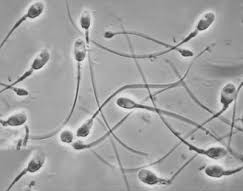
#> input picture sample_sperm_16.jpeg, 243 x 191 px
$ python -i detector.py   (imports and definitions only)   (older library calls are emulated)
#> lines starting #> are read from the running program, lines starting #| are printed output that depends on the picture; after the words box and inside, x2 and y2 are one past the last pixel; in counts of white or black regions, pixels touching at a corner belong together
import cv2
import numpy as np
import math


def _odd(value):
    value = int(round(value))
    if value < 3:
        value = 3
    return value if value % 2 == 1 else value + 1


def _safe_percentile(image, p):
    values = image.reshape(-1)
    return float(np.percentile(values, p))


def _line_kernel(length, angle_degree):
    length = _odd(length)
    kernel = np.zeros((length, length), dtype=np.uint8)
    center = length // 2

    angle = np.deg2rad(angle_degree)
    dx = int(np.cos(angle) * center)
    dy = int(np.sin(angle) * center)

    cv2.line(
        kernel,
        (center - dx, center - dy),
        (center + dx, center + dy),
        1,
        1
    )

    return kernel


def _skeletonize(binary):
    binary = (binary > 0).astype(np.uint8) * 255
    skeleton = np.zeros(binary.shape, dtype=np.uint8)
    element = cv2.getStructuringElement(cv2.MORPH_CROSS, (3, 3))
    image = binary.copy()

    max_iter = 300
    iteration = 0

    while True:
        eroded = cv2.erode(image, element)
        opened = cv2.dilate(eroded, element)
        temp = cv2.subtract(image, opened)
        skeleton = cv2.bitwise_or(skeleton, temp)
        image = eroded.copy()
        iteration += 1

        if cv2.countNonZero(image) == 0 or iteration > max_iter:
            break

    return skeleton


def _remove_border(binary, border_ratio=0.01):
    h, w = binary.shape[:2]
    border = max(2, int(min(h, w) * border_ratio))
    cleaned = binary.copy()
    cleaned[:border, :] = 0
    cleaned[-border:, :] = 0
    cleaned[:, :border] = 0
    cleaned[:, -border:] = 0
    return cleaned


def _preprocess(image_rgb):
    gray = cv2.cvtColor(image_rgb, cv2.COLOR_RGB2GRAY)

    # Koreksi background tidak rata.
    h, w = gray.shape[:2]
    bg_kernel = _odd(max(31, min(h, w) * 0.18))
    background = cv2.medianBlur(gray, bg_kernel)
    corrected = cv2.addWeighted(gray, 1.45, background, -0.45, 15)

    # CLAHE untuk memperjelas detail kepala dan ekor.
    clahe = cv2.createCLAHE(
        clipLimit=2.2,
        tileGridSize=(8, 8)
    )
    enhanced = clahe.apply(corrected)
    enhanced = cv2.GaussianBlur(enhanced, (3, 3), 0)

    return gray, enhanced


def _enhance_head_blackhat(enhanced_gray):
    h, w = enhanced_gray.shape[:2]

    # Beberapa ukuran kernel agar tahan terhadap variasi pembesaran.
    base = min(h, w)
    kernel_sizes = [
        _odd(max(7, base * 0.045)),
        _odd(max(11, base * 0.070)),
        _odd(max(15, base * 0.095)),
    ]

    response = np.zeros_like(enhanced_gray)

    for size in kernel_sizes:
        kernel = cv2.getStructuringElement(
            cv2.MORPH_ELLIPSE,
            (size, size)
        )
        blackhat = cv2.morphologyEx(enhanced_gray, cv2.MORPH_BLACKHAT, kernel)
        response = np.maximum(response, blackhat)

    response = cv2.normalize(response, None, 0, 255, cv2.NORM_MINMAX).astype(np.uint8)
    response = cv2.convertScaleAbs(response, alpha=1.9, beta=0)
    response = cv2.GaussianBlur(response, (3, 3), 0)

    return response


def _enhance_tail_blackhat(enhanced_gray):
    h, w = enhanced_gray.shape[:2]
    base = min(h, w)

    # Multi-length dan multi-angle untuk ekor yang melengkung/beda arah.
    lengths = [
        _odd(max(15, base * 0.09)),
        _odd(max(21, base * 0.14)),
        _odd(max(27, base * 0.19)),
    ]

    response = np.zeros_like(enhanced_gray)

    for length in lengths:
        for angle in range(0, 180, 15):
            kernel = _line_kernel(length, angle)
            blackhat = cv2.morphologyEx(enhanced_gray, cv2.MORPH_BLACKHAT, kernel)
            response = np.maximum(response, blackhat)

    response = cv2.normalize(response, None, 0, 255, cv2.NORM_MINMAX).astype(np.uint8)
    response = cv2.convertScaleAbs(response, alpha=2.1, beta=0)
    response = cv2.GaussianBlur(response, (3, 3), 0)

    return response


def _auto_threshold(image, percentile, minimum):
    value = max(minimum, _safe_percentile(image, percentile))
    _, binary = cv2.threshold(image, value, 255, cv2.THRESH_BINARY)
    return binary


def _make_head_binary(head_blackhat):
    # Gabungan threshold adaptif + percentile agar lebih robust.
    p_bin = _auto_threshold(head_blackhat, 88, 18)

    adaptive = cv2.adaptiveThreshold(
        head_blackhat,
        255,
        cv2.ADAPTIVE_THRESH_GAUSSIAN_C,
        cv2.THRESH_BINARY,
        _odd(max(15, min(head_blackhat.shape[:2]) * 0.09)),
        -2
    )

    binary = cv2.bitwise_and(p_bin, adaptive)

    kernel3 = cv2.getStructuringElement(cv2.MORPH_ELLIPSE, (3, 3))
    kernel5 = cv2.getStructuringElement(cv2.MORPH_ELLIPSE, (5, 5))

    binary = cv2.morphologyEx(binary, cv2.MORPH_OPEN, kernel3, iterations=1)
    binary = cv2.morphologyEx(binary, cv2.MORPH_CLOSE, kernel5, iterations=1)
    binary = _remove_border(binary)

    return binary


def _make_tail_binary(tail_blackhat):
    p_bin = _auto_threshold(tail_blackhat, 81, 11)

    adaptive = cv2.adaptiveThreshold(
        tail_blackhat,
        255,
        cv2.ADAPTIVE_THRESH_GAUSSIAN_C,
        cv2.THRESH_BINARY,
        _odd(max(17, min(tail_blackhat.shape[:2]) * 0.11)),
        -3
    )

    binary = cv2.bitwise_or(p_bin, adaptive)

    kernel2 = cv2.getStructuringElement(cv2.MORPH_RECT, (2, 2))
    binary = cv2.morphologyEx(binary, cv2.MORPH_OPEN, kernel2, iterations=1)
    binary = _remove_border(binary)

    return binary


def _component_shape_score(w, h, area):
    bbox_area = max(1, w * h)
    extent = area / bbox_area
    aspect = max(w / max(h, 1), h / max(w, 1))

    # Kepala/badan sperma biasanya oval, bukan garis sangat panjang.
    score = 1.0

    if aspect > 4.0:
        score *= 0.25
    elif aspect > 3.0:
        score *= 0.55

    if extent < 0.15:
        score *= 0.60
    elif extent > 0.95:
        score *= 0.75

    return score


def _extract_head_candidates(gray, head_blackhat, head_binary):
    image_h, image_w = gray.shape[:2]
    image_area = image_h * image_w
    base = min(image_h, image_w)

    num_labels, labels, stats, centroids = cv2.connectedComponentsWithStats(head_binary)

    candidates = []

    min_area = max(6, image_area * 0.00009)
    max_area = max(70, image_area * 0.012)

    for label_id in range(1, num_labels):
        x, y, w, h, area = stats[label_id]

        if area < min_area or area > max_area:
            continue

        if w < 3 or h < 3:
            continue

        if w > image_w * 0.28 or h > image_h * 0.28:
            continue

        shape_score = _component_shape_score(w, h, area)
        if shape_score < 0.30:
            continue

        cx, cy = centroids[label_id]
        radius = int(max(w, h) / 2) + max(2, int(base * 0.006))

        roi = gray[
            max(0, int(cy - radius)):min(image_h, int(cy + radius + 1)),
            max(0, int(cx - radius)):min(image_w, int(cx + radius + 1))
        ]

        if roi.size == 0:
            continue

        dark_score = 255 - float(np.mean(roi))
        blackhat_score = float(np.mean(head_blackhat[labels == label_id]))

        # Penalti noise yang terlalu kecil/terlalu putih.
        if blackhat_score < 8 and dark_score < 35:
            continue

        score = (
            blackhat_score * 1.00 +
            dark_score * 0.16 +
            math.sqrt(area) * 1.35
        ) * shape_score

        candidates.append(
            {
                "x": float(cx),
                "y": float(cy),
                "r": int(radius),
                "area": int(area),
                "score": float(score),
                "bbox": (int(x), int(y), int(w), int(h))
            }
        )

    candidates = sorted(candidates, key=lambda item: item["score"], reverse=True)
    merged = []

    for candidate in candidates:
        is_duplicate = False

        for saved in merged:
            distance = math.hypot(candidate["x"] - saved["x"], candidate["y"] - saved["y"])
            min_distance = max(5, 0.58 * (candidate["r"] + saved["r"]))

            if distance < min_distance:
                is_duplicate = True
                break

        if not is_duplicate:
            merged.append(candidate)

    return merged


def _tail_statistics_for_candidate(candidate, tail_skeleton, image_shape):
    image_h, image_w = image_shape[:2]
    cx = candidate["x"]
    cy = candidate["y"]
    radius = candidate["r"]

    base = min(image_h, image_w)
    max_tail_distance = max(22, int(base * 0.33))
    min_tail_distance = max(radius + 1, int(base * 0.012))

    x1 = max(0, int(cx - max_tail_distance))
    x2 = min(image_w, int(cx + max_tail_distance + 1))
    y1 = max(0, int(cy - max_tail_distance))
    y2 = min(image_h, int(cy + max_tail_distance + 1))

    local = tail_skeleton[y1:y2, x1:x2]

    if local.size == 0:
        return 0, 0, 0

    ys, xs = np.where(local > 0)

    if len(xs) == 0:
        return 0, 0, 0

    xs = xs + x1
    ys = ys + y1

    distances = np.sqrt((xs - cx) ** 2 + (ys - cy) ** 2)

    valid = (distances > min_tail_distance) & (distances < max_tail_distance)
    near = (distances > radius) & (distances < radius + max(9, int(base * 0.035)))

    tail_pixels = int(np.sum(valid))
    near_head_pixels = int(np.sum(near))
    max_reach = float(np.max(distances[valid])) if tail_pixels > 0 else 0.0

    return tail_pixels, near_head_pixels, max_reach


def _validate_head_tail_pair(candidates, tail_skeleton, image_shape):
    image_h, image_w = image_shape[:2]
    base = min(image_h, image_w)

    min_tail_pixels = max(3, int(base * 0.018))
    min_tail_reach = max(10, int(base * 0.045))

    detections = []

    for candidate in candidates:
        tail_pixels, near_head_pixels, max_reach = _tail_statistics_for_candidate(
            candidate,
            tail_skeleton,
            image_shape
        )

        valid_tail = (
            tail_pixels >= min_tail_pixels and
            max_reach >= min_tail_reach and
            near_head_pixels >= 1
        )

        if valid_tail:
            item = dict(candidate)
            item["tail_pixels"] = int(tail_pixels)
            item["near_head_pixels"] = int(near_head_pixels)
            item["tail_reach"] = round(float(max_reach), 1)
            detections.append(item)

    # Fallback untuk gambar buram: koneksi ekor sering putus, jadi near_head dibuat lebih longgar.
    if len(detections) < max(2, int(len(candidates) * 0.30)):
        detections = []

        for candidate in candidates:
            tail_pixels, near_head_pixels, max_reach = _tail_statistics_for_candidate(
                candidate,
                tail_skeleton,
                image_shape
            )

            if tail_pixels >= max(2, min_tail_pixels - 1) and max_reach >= min_tail_reach:
                item = dict(candidate)
                item["tail_pixels"] = int(tail_pixels)
                item["near_head_pixels"] = int(near_head_pixels)
                item["tail_reach"] = round(float(max_reach), 1)
                detections.append(item)

    detections = sorted(detections, key=lambda item: (item["y"], item["x"]))

    return detections


def count_sperm(image_rgb):
    gray, enhanced_gray = _preprocess(image_rgb)

    head_blackhat = _enhance_head_blackhat(enhanced_gray)
    tail_blackhat = _enhance_tail_blackhat(enhanced_gray)

    head_binary = _make_head_binary(head_blackhat)
    tail_binary = _make_tail_binary(tail_blackhat)
    tail_skeleton = _skeletonize(tail_binary)

    # Dilasi tipis agar ekor putus-putus masih terbaca sebagai indikasi ekor.
    tail_skeleton_for_validation = cv2.dilate(
        tail_skeleton,
        cv2.getStructuringElement(cv2.MORPH_ELLIPSE, (3, 3)),
        iterations=1
    )

    candidates = _extract_head_candidates(
        gray=gray,
        head_blackhat=head_blackhat,
        head_binary=head_binary
    )

    detections = _validate_head_tail_pair(
        candidates=candidates,
        tail_skeleton=tail_skeleton_for_validation,
        image_shape=gray.shape
    )

    table = []

    for index, item in enumerate(detections, start=1):
        table.append(
            {
                "No": index,
                "X": int(round(item["x"])),
                "Y": int(round(item["y"])),
                "Radius Kepala/Badan": int(item["r"]),
                "Area Kepala/Badan": int(item["area"]),
                "Piksel Ekor": int(item.get("tail_pixels", 0)),
                "Jangkauan Ekor": item.get("tail_reach", 0),
                "Score": round(float(item["score"]), 2)
            }
        )

    debug = {
        "Gray": gray,
        "Enhanced": enhanced_gray,
        "Black-hat Kepala/Badan": head_blackhat,
        "Binary Kepala/Badan": head_binary,
        "Black-hat Ekor": tail_blackhat,
        "Skeleton Ekor": tail_skeleton
    }

    return {
        "count": len(detections),
        "detections": detections,
        "candidates": candidates,
        "table": table,
        "debug": debug
    }


# [102 lines left out: functions draw_detection, _to_rgb, make_debug_grid, image_quality_report, not called in this run]

>>> import cv2
>>> picture = cv2.cvtColor(cv2.imread('sample_sperm_16.jpeg'), cv2.COLOR_BGR2RGB)
#> picture is the input picture: shape (191, 243, 3); min 42, max 235, mean 161.1
>>> result = count_sperm(picture)
#> after the loop in _enhance_tail_blackhat, `for length in lengths:`:
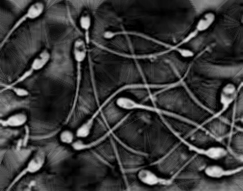
#> response: shape (191, 243); min 0, max 235, mean 57.1
#> in _enhance_tail_blackhat, `response = cv2.GaussianBlur(response, (3, 3), 0)`:
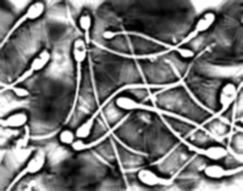
#> response: shape (191, 243); min 0, max 255, mean 119.6
#> in _auto_threshold, `value = max(minimum, _safe_percentile(image, percentile))`: value = 170
#> in _auto_threshold, `_, binary = cv2.threshold(image, value, 255, cv2.THRESH_BINARY)`: binary: shape (191, 243); 11.9% white; 67 white regions (37 under 20 px), largest, box (x1, y1, x2, y2) and area: (77, 78, 237, 141) 1436, (146, 14, 214, 57) 419, (161, 117, 227, 159) 353
#> in _make_head_binary, `adaptive = cv2.adaptiveThreshold( head_blackhat, 255, cv2.ADAPTIVE_THR..`:
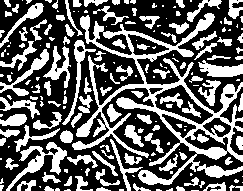
#> adaptive: shape (191, 243); 38.2% white; 190 white regions (83 under 20 px), largest, box (x1, y1, x2, y2) and area: (72, 13, 243, 185) 6142, (6, 142, 67, 191) 775, (0, 49, 49, 96) 470
#> in _make_head_binary, `binary = cv2.bitwise_and(p_bin, adaptive)`: binary: shape (191, 243); 11.8% white; 67 white regions (37 under 20 px), largest, box (x1, y1, x2, y2) and area: (77, 78, 237, 141) 1424, (146, 14, 214, 57) 419, (161, 117, 227, 159) 353
#> in _make_head_binary, `kernel3 = cv2.getStructuringElement(cv2.MORPH_ELLIPSE, (3, 3))`: kernel3 = [[0, 1, 0], [1, 1, 1], [0, 1, 0]]
#> in _make_head_binary, `kernel5 = cv2.getStructuringElement(cv2.MORPH_ELLIPSE, (5, 5))`: kernel5 = [[0, 0, 1, 0, 0], [1, 1, 1, 1, 1], [1, 1, 1, 1, 1], [1, 1, 1, 1, 1], [0, 0, 1, 0, 0]]
#> in _make_head_binary, `binary = cv2.morphologyEx(binary, cv2.MORPH_OPEN, kernel3, iterations=1)`: binary: shape (191, 243); 10.5% white; 62 white regions (23 under 20 px), largest, box (x1, y1, x2, y2) and area: (117, 98, 196, 125) 373, (168, 126, 227, 159) 328, (207, 84, 237, 122) 283
#> in _make_head_binary, `binary = cv2.morphologyEx(binary, cv2.MORPH_CLOSE, kernel5, iterations..`: binary: shape (191, 243); 10.9% white; 43 white regions (16 under 20 px), largest, box (x1, y1, x2, y2) and area: (189, 84, 243, 131) 483, (117, 98, 209, 140) 455, (76, 83, 160, 137) 390
#> in _remove_border, `cleaned[:, -border:] = 0`: cleaned: shape (191, 243); 10.8% white; 42 white regions (15 under 20 px), largest, box (x1, y1, x2, y2) and area: (189, 84, 241, 131) 480, (117, 98, 209, 140) 455, (76, 83, 160, 137) 390
#> in _auto_threshold (call 2), `_, binary = cv2.threshold(image, value, 255, cv2.THRESH_BINARY)`: binary: shape (191, 243); 19% white; 74 white regions (29 under 20 px), largest, box (x1, y1, x2, y2) and area: (77, 78, 243, 142) 1790, (120, 14, 214, 59) 475, (0, 126, 34, 168) 455
#> in _make_tail_binary, `adaptive = cv2.adaptiveThreshold( tail_blackhat, 255, cv2.ADAPTIVE_THR..`: adaptive: shape (191, 243); 44.2% white; 135 white regions (53 under 20 px), largest, box (x1, y1, x2, y2) and area: (72, 13, 243, 186) 6172, (0, 125, 72, 191) 1542, (12, 0, 123, 76) 1524
#> in _make_tail_binary, `binary = cv2.bitwise_or(p_bin, adaptive)`: binary: shape (191, 243); 44.5% white; 134 white regions (52 under 20 px), largest, box (x1, y1, x2, y2) and area: (72, 13, 243, 186) 6196, (0, 125, 72, 191) 1571, (12, 0, 123, 76) 1529
#> in _make_tail_binary, `binary = cv2.morphologyEx(binary, cv2.MORPH_OPEN, kernel2, iterations=1)`: binary: shape (191, 243); 43.9% white; 124 white regions (34 under 20 px), largest, box (x1, y1, x2, y2) and area: (73, 14, 243, 187) 5963, (0, 126, 73, 191) 1591, (13, 0, 124, 77) 1550
#> in _remove_border (call 2), `cleaned[:, -border:] = 0`: cleaned: shape (191, 243); 41.7% white; 119 white regions (32 under 20 px), largest, box (x1, y1, x2, y2) and area: (73, 14, 241, 187) 5892, (2, 126, 73, 189) 1524, (13, 2, 124, 77) 1472
#> after the loop in _skeletonize, `while True:`: eroded: shape (191, 243); every value is 0
#> after the loop in _skeletonize, `while True:`:
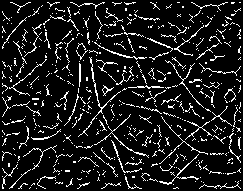
#> skeleton: shape (191, 243); 11% white in thin lines or dots
#> after the loop in _skeletonize, `while True:`: iteration = 10
#> in count_sperm, `tail_skeleton_for_validation = cv2.dilate( tail_skeleton, cv2.getStruc..`: tail_skeleton_for_validation: shape (191, 243); 30.8% white in thin lines or dots
#> in _extract_head_candidates, `num_labels, labels, stats, centroids = cv2.connectedComponentsWithStat..`:
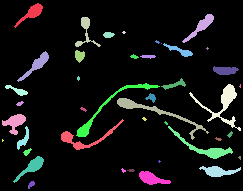
#> labels: shape (191, 243) int32; 43 distinct labels, from 0 to 42; one colour per label, 0 black
#> in _extract_head_candidates, `num_labels, labels, stats, centroids = cv2.connectedComponentsWithStat..`: num_labels = 43; stats = 43 rows, first 6: [0, 0, 243, 191, 41388], [14, 3, 29, 25, 213], [182, 14, 32, 29, 242], [75, 17, 26, 30, 190], [122, 31, 4, 3, 8], [103, 32, 12, 6, 54]; centroids = 43 pairs, first value 2.25 to 239.8, second value 12.72 to 184.1
#> the loop in _extract_head_candidates, `for label_id in range(1, num_labels):` made 42 passes
#> (x, y, w, h, area, bbox_area in _component_shape_score, extent in _component_shape_score, aspect in _component_shape_score) on passes 1, 2, 3, 5, 8, 10, 11, 12, 13, 14, 16, 18: (14, 3, 29, 25, 213, 725, 0.294, 1.16), (182, 14, 32, 29, 242, 928, 0.261, 1.1), (75, 17, 26, 30, 190, 780, 0.244, 1.15), (103, 32, 12, 6, 54, 72, 0.75, 2), (163, 43, 30, 14, 131, 420, 0.312, 2.14), (17, 51, 32, 31, 245, 992, 0.247, 1.03), (75, 50, 10, 13, 91, 130, 0.7, 1.3), (130, 54, 9, 5, 25, 45, 0.556, 1.8), (140, 55, 16, 4, 43, 64, 0.672, 4), (213, 66, 26, 9, 170, 234, 0.726, 2.89), (161, 78, 25, 12, 101, 300, 0.337, 2.08), (5, 85, 23, 11, 98, 253, 0.387, 2.09)
#> (x, y, w, h, area) on passes 17, 22: (76, 83, 84, 54, 390), (117, 98, 92, 42, 455)
#> the loop in _extract_head_candidates, `for candidate in candidates:` made 35 passes
#> the loop in _validate_head_tail_pair, `for candidate in candidates:` made 33 passes
#> pass 1, in _tail_statistics_for_candidate, `local = tail_skeleton[y1:y2, x1:x2]`:
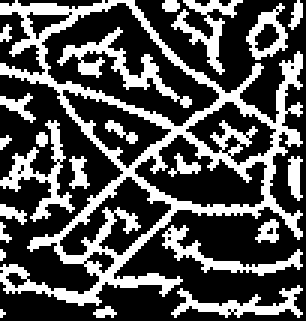
#> local: shape (107, 102) (shown 3 times larger); 32.8% white in thin lines or dots
#> pass 3, in _tail_statistics_for_candidate (call 3), `local = tail_skeleton[y1:y2, x1:x2]`:
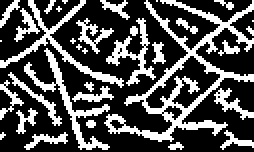
#> local: shape (76, 127) (shown 2 times larger); 31.4% white in thin lines or dots
#> the loop in count_sperm, `for index, item in enumerate(detections, start=1):` made 33 passes
